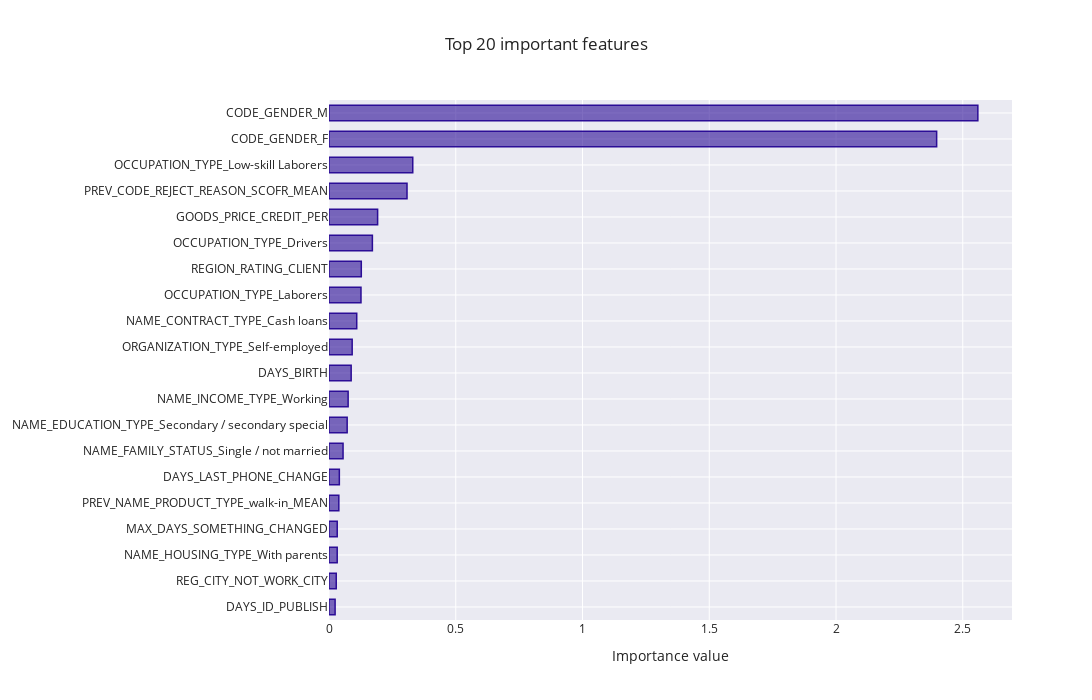

The code cell stored with this chart in its notebook:
### Markdown cell above
## Logistic Regression

### Code cell
# fit model on train
LR.fit(train, train_true)

# evaluate
evaluate_estimator(LR,
                   train,
                   train_true,
                   test,
                   test_true,
                   SCORER,
                   cost,
                   cv)

# Distribution of prediction probabilities versus classes
train_predicted_probas = LR.predict_proba(train)
proba_distributions(train_true,train_predicted_probas)

# Distribution of prediction probabilities versus classes
test_predicted_probas = LR.predict_proba(test)
proba_distributions(test_true,test_predicted_probas)

# Feature importance
feature_importance_plot(LR[-1].coef_[0],train)

### Figure 1 — Plotly figure (JSON) as saved in the notebook; plotly's stock layout.template omitted (floating-point values rounded to 4 significant figures)
{"data": [{"marker": {"color": "rgba(43, 13, 150, 0.6)", "line": {"color": "rgba(43, 13, 150, 1.0)", "width": 1.5}}, "orientation": "h", "type": "bar", "x": [0.02408, 0.02856, 0.03233, 0.03242, 0.03878, 0.04077, 0.05542, 0.07165, 0.07548, 0.0874, 0.09139, 0.1094, 0.1262, 0.1274, 0.1711, 0.1918, 0.3077, 0.3304, 2.397, 2.56], "y": ["DAYS_ID_PUBLISH", "REG_CITY_NOT_WORK_CITY", "NAME_HOUSING_TYPE_With parents", "MAX_DAYS_SOMETHING_CHANGED", "PREV_NAME_PRODUCT_TYPE_walk-in_MEAN", "DAYS_LAST_PHONE_CHANGE", "NAME_FAMILY_STATUS_Single / not married", "NAME_EDUCATION_TYPE_Secondary / secondary special", "NAME_INCOME_TYPE_Working", "DAYS_BIRTH", "ORGANIZATION_TYPE_Self-employed", "NAME_CONTRACT_TYPE_Cash loans", "OCCUPATION_TYPE_Laborers", "REGION_RATING_CLIENT", "OCCUPATION_TYPE_Drivers", "GOODS_PRICE_CREDIT_PER", "PREV_CODE_REJECT_REASON_SCOFR_MEAN", "OCCUPATION_TYPE_Low-skill Laborers", "CODE_GENDER_F", "CODE_GENDER_M"]}], "layout": {"autosize": false, "bargap": 0.4, "height": 700, "title": {"text": "Top 20 important features"}, "width": 1300, "xaxis": {"autorange": true, "range": [0, 2.694], "title": {"text": "Importance value"}, "type": "linear"}, "yaxis": {"automargin": true, "autorange": true, "range": [-0.5, 19.5], "type": "category"}}}
